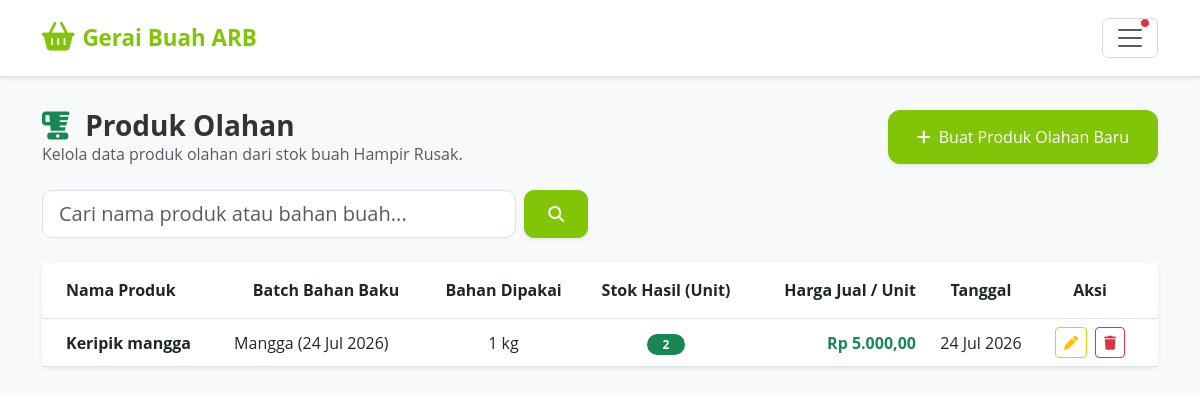
Before: /karyawan/olahan/ (signed in) with the older database file.
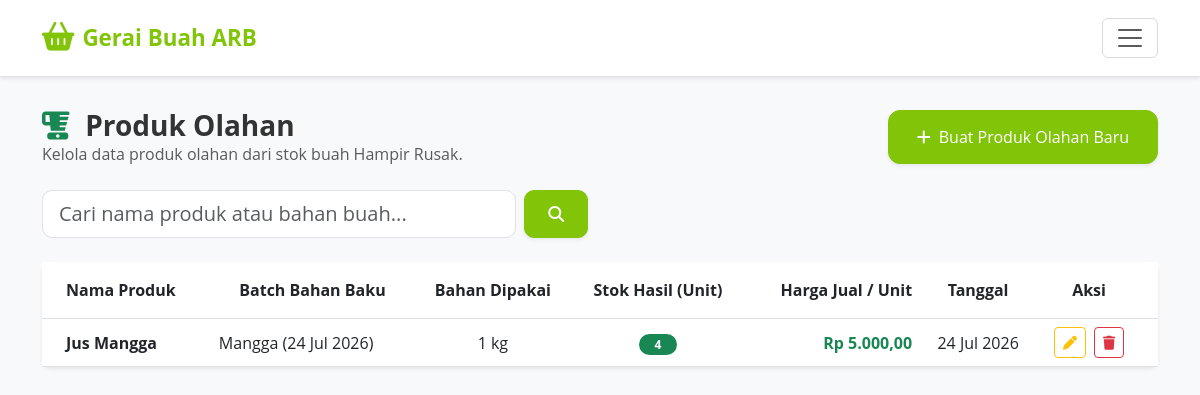
After: the same page with the newer database file.
### core/models.py (models this page shows, shortened)
class ProdukOlahan(models.Model):
    idProdukOlahan = models.AutoField(primary_key=True)
    idDetailPengadaan = models.ForeignKey(
        DetailPengadaan, on_delete=models.PROTECT,
        related_name='produk_olahan',
        verbose_name='Batch Bahan'
    )
    nama_produk = models.CharField(max_length=100, verbose_name='Nama Produk Olahan')
    qty_bahan_dipakai = models.IntegerField(verbose_name='Bahan Dipakai (kg)')
    qty_produk_jadi = models.IntegerField(verbose_name='Produk Jadi (unit)')
    harga_jual_per_unit = models.DecimalField(
        max_digits=8, decimal_places=2,
        verbose_name='Harga Jual per Unit (ribu Rp)'
    )
    total_pendapatan = models.DecimalField(
        max_digits=10, decimal_places=2, default=0,
        verbose_name='Total Pendapatan (ribu Rp)'
    )
    tanggal = models.DateField(auto_now_add=True, verbose_name='Tanggal Olah')
    catatan = models.TextField(blank=True, default='', verbose_name='Catatan')
    idKaryawan = models.ForeignKey(
        Karyawan, on_delete=models.SET_NULL, null=True, blank=True,
        verbose_name='Dicatat Oleh'
    )
    class Meta:
        verbose_name = 'Produk Olahan'
        verbose_name_plural = 'Produk Olahan'
        ordering = ['-tanggal']

class DetailPengadaan(models.Model):
    idDetailPengadaan = models.AutoField(primary_key=True)
    idPengadaan = models.ForeignKey(Pengadaan, on_delete=models.CASCADE)
    idBuah = models.ForeignKey(Buah, on_delete=models.CASCADE, related_name="detail_pengadaan")
    qty_segar = models.IntegerField(default=0)
    qty_menengah = models.IntegerField(default=0)
    qty_hampir_rusak = models.IntegerField(default=0)
    qty_rusak = models.IntegerField(default=0)
    kuantitas = models.IntegerField(default=0, help_text="Kuantitas total kotor nota")
    subHarga = models.DecimalField(max_digits=9, decimal_places=2, default=0)  # dalam ribu rupiah
    tanggalMasuk = models.DateField(auto_now_add=True)
    status = models.BooleanField(default=True)
    class Meta:
        verbose_name_plural = "Detail Pengadaan"

class Buah(models.Model):
    idBuah = models.AutoField(primary_key=True)
    namaBuah = models.CharField(max_length=50)
    fotoBuah = models.ImageField(upload_to='buah_images/')
    hargaBuah = models.DecimalField(max_digits=8, decimal_places=2)  # dalam ribu rupiah
    deskripsiBuah = models.TextField()
    lamaKesegaraan = models.IntegerField()  # dalam hari max_length=2
    class Meta:
        verbose_name_plural = "Buah"

### core/karyawan_views.py (the view)
# urls.py: path('olahan/', karyawan_views.olahan_list, name='karyawan_olahan_list'),
@karyawan_required
def olahan_list(request):
    q = request.GET.get('q', '').strip()
    olahan_items = ProdukOlahan.objects.select_related('idDetailPengadaan__idBuah').order_by('-tanggal')
    if q:
        olahan_items = olahan_items.filter(Q(nama_produk__icontains=q) | Q(idDetailPengadaan__idBuah__namaBuah__icontains=q))
    batches = DetailPengadaan.objects.filter(status=True, qty_hampir_rusak__gt=0).select_related('idBuah')
    context = {
        'olahan_items': olahan_items,
        'q': q,
        'batches': batches,
    }
    return render(request, 'core/karyawan/olahan_list.html', context)

### core/context_processors.py (called while the page is built, shortened)
def kesegaran_alert(request):
    kritis_buah = []
    peringatan_buah = []
    total_alerts = 0
    default_context = {
        'kritis_buah': kritis_buah,
        'peringatan_buah': peringatan_buah,
        'total_alerts': total_alerts,
    }
    if not request.user.is_authenticated or not request.user.is_staff:
        return default_context
    from django.urls import resolve
    try:
        resolved = resolve(request.path)
        if resolved.url_name != 'index' or not resolved.app_name == 'admin':
            return default_context
    except Exception:
        return default_context

def global_karyawan_alerts(request):
    badge_pesanan_baru = Pembelian.objects.filter(statusPembelian='Menunggu').count()
    return {
        'badge_pesanan_baru': badge_pesanan_baru
    }

### core/karyawan_views.py (called while the page is built)
def karyawan_required(view_func):
    @wraps(view_func)
    def _wrapped_view(request, *args, **kwargs):
        if 'karyawan_id' not in request.session:
            messages.error(request, 'Silakan login terlebih dahulu untuk mengakses portal karyawan.')
            return redirect('karyawan_login')
        return view_func(request, *args, **kwargs)
    return _wrapped_view

### core/templates/core/karyawan/olahan_list.html (shortened to what this page needs)
{% extends 'core/karyawan/base.html' %}
{% load humanize %}
{% block content %}
<div class="row mb-4 align-items-center">
    <div class="col-12 col-md-6 mb-3 mb-md-0">
        <h3 class="fw-bold m-0"><i class="fa-solid fa-blender text-success me-2"></i> Produk Olahan</h3>
        <p class="text-muted m-0 fs-6">Kelola data produk olahan dari stok buah Hampir Rusak.</p>
    </div>
    <div class="col-12 col-md-6 text-md-end">
        <button type="button" class="btn btn-brand-success btn-lg touch-btn shadow-sm" data-bs-toggle="modal" data-bs-target="#modalTambahOlahan" style="padding: 14px 28px; border-radius: 12px;">
            <i class="fa-solid fa-plus me-2"></i> Buat Produk Olahan Baru
        </button>
    </div>
</div>
<div class="row mb-4">
    <div class="col-12 col-md-6">
        <form method="GET" action="" class="d-flex gap-2">
            <input type="text" name="q" value="{{ q }}" class="form-control form-control-lg" placeholder="Cari nama produk atau bahan buah..." style="border-radius: 10px;">
            <button type="submit" class="btn btn-brand-success touch-btn px-4 shadow-sm" style="border-radius: 10px;">
                <i class="fa-solid fa-magnifying-glass"></i>
            </button>
        </form>
    </div>
</div>
<div class="card shadow-sm border-0 rounded-3">
    <div class="table-responsive">
        <table class="table table-hover align-middle mb-0" style="min-width: 800px;">
            <thead class="text-white text-center align-middle" style="background-color: #81C408 !important;">
                <tr>
                    <th class="py-3 text-start ps-4">Nama Produk</th>
                    <th class="py-3">Batch Bahan Baku</th>
                    <th class="py-3 text-center">Bahan Dipakai</th>
                    <th class="py-3 text-center">Stok Hasil (Unit)</th>
                    <th class="py-3 text-end">Harga Jual / Unit</th>
                    <th class="py-3 text-center">Tanggal</th>
                    <th class="py-3 text-center pe-4">Aksi</th>
                </tr>
            </thead>
            <tbody>
                {% for olahan in olahan_items %}
                <tr>
                    <td class="ps-4 fw-bold text-dark">{{ olahan.nama_produk }}</td>
                    <td>{{ olahan.idDetailPengadaan.idBuah.namaBuah }} ({{ olahan.idDetailPengadaan.tanggalMasuk|date:"d M Y" }})</td>
                    <td class="text-center">{{ olahan.qty_bahan_dipakai }} kg</td>
                    <td class="text-center">
                        {% if olahan.qty_produk_jadi > 0 %}
                        <span class="badge bg-success rounded-pill px-3">{{ olahan.qty_produk_jadi }}</span>
                        {% else %}
                        <span class="badge bg-danger rounded-pill px-3">Habis</span>
                        {% endif %}
                    </td>
                    <td class="text-end fw-bold text-success">Rp {{ olahan.harga_jual_per_unit|intcomma }}</td>
                    <td class="text-center">{{ olahan.tanggal|date:"d M Y" }}</td>
                    <td class="text-center pe-4">
                        <div class="d-flex justify-content-center gap-2">
                            <button class="btn btn-sm btn-outline-warning" data-bs-toggle="modal" data-bs-target="#modalEditOlahan{{ olahan.pk }}" title="Edit">
                                <i class="fa-solid fa-pen"></i>
                            </button>
                            <button class="btn btn-sm btn-outline-danger" onclick="konfirmasiHapus('formHapus{{ olahan.pk }}')" title="Hapus">
                                <i class="fa-solid fa-trash"></i>
                            </button>
                        </div>
                    </td>
                </tr>
                {% endfor %}
            </tbody>
        </table>
    </div>
</div>
{% endblock %}

### core/templates/core/karyawan/base.html (shortened to what this page needs)
{% load static %}
<!DOCTYPE html>
<html lang="id">
<head>
    <link href="https://cdn.jsdelivr.net/npm/bootstrap@5.3.0/dist/css/bootstrap.min.css" rel="stylesheet">
    <link rel="stylesheet" href="https://cdnjs.cloudflare.com/ajax/libs/font-awesome/6.4.0/css/all.min.css">
</head>
<body>
    {% if request.session.karyawan_id %}
    <nav class="navbar navbar-expand-xxl navbar-light bg-white border-bottom py-3 shadow-sm sticky-top">
        <div class="container">
            <a class="navbar-brand d-flex align-items-center gap-2" href="{% url 'karyawan_dashboard' %}" style="white-space: nowrap;">
                <i class="fa-solid fa-basket-shopping" style="color: #81C408; font-size: 1.8rem;"></i>
                <span class="navbar-brand-karyawan">Gerai Buah ARB</span>
            </a>
            <button class="navbar-toggler" type="button" data-bs-toggle="collapse" data-bs-target="#karyawanNavbar" aria-controls="karyawanNavbar" aria-expanded="false" aria-label="Toggle navigation">
                <span class="navbar-toggler-icon position-relative"> {% if badge_pesanan_baru > 0 %}<span class="position-absolute top-0 start-100 translate-middle p-1 bg-danger border border-light rounded-circle"></span>{% endif %} </span>
            </button>
        </div>
    </nav>
    {% endif %}
    <div class="container py-4 my-2">
        {% block content %}{% endblock %}
    </div>
</body>
</html>

### core/templates/core/karyawan/base.html (style rules this page uses)
body { font-family: 'Open Sans', sans-serif; background-color: #f8f9fa; color: #333; overflow-x: hidden; }
.navbar-brand-karyawan { font-weight: 700; color: #81C408; font-size: 1.4rem; white-space: nowrap; }
.btn-brand-success { background-color: #81C408; border-color: #81C408; color: white; padding: 12px 24px; font-size: 1rem; font-weight: 500; border-radius: 8px; }
.touch-btn { min-height: 48px; min-width: 48px; display: inline-flex; align-items: center; justify-content: center; font-weight: 500; }

Changed rows visible on the page:
removed ProdukOlahan: nama_produk "Keripik mangga", idDetailPengadaan.idBuah.namaBuah "Mangga", idDetailPengadaan.tanggalMasuk "24 Jul 2026", qty_bahan_dipakai "1", qty_produk_jadi "2", harga_jual_per_unit "5.000,00", tanggal "24 Jul 2026"
added ProdukOlahan: nama_produk "Jus Mangga", idDetailPengadaan.idBuah.namaBuah "Mangga", idDetailPengadaan.tanggalMasuk "24 Jul 2026", qty_bahan_dipakai "1", qty_produk_jadi "4", harga_jual_per_unit "5.000,00", tanggal "24 Jul 2026"
